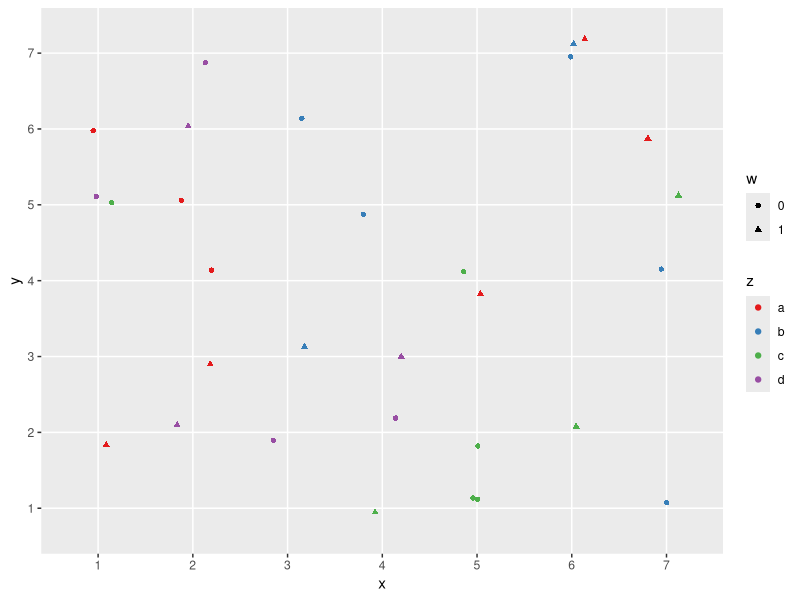
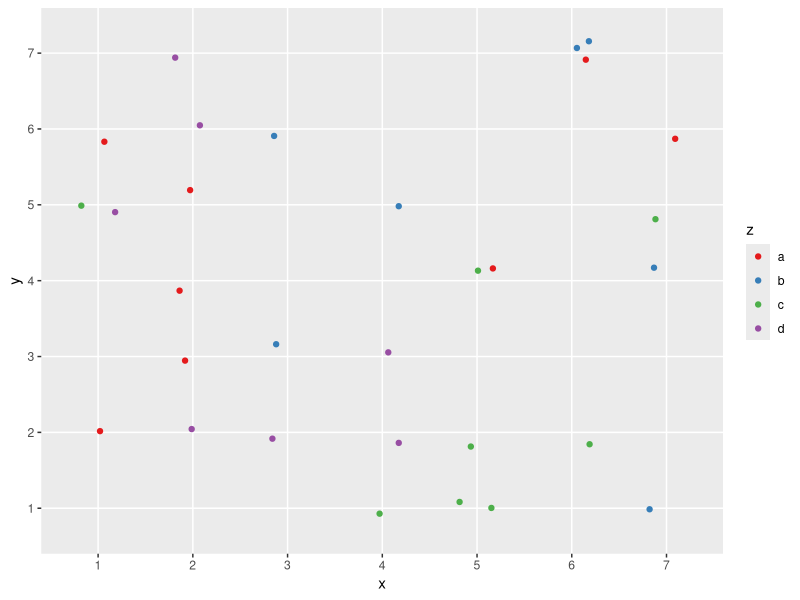
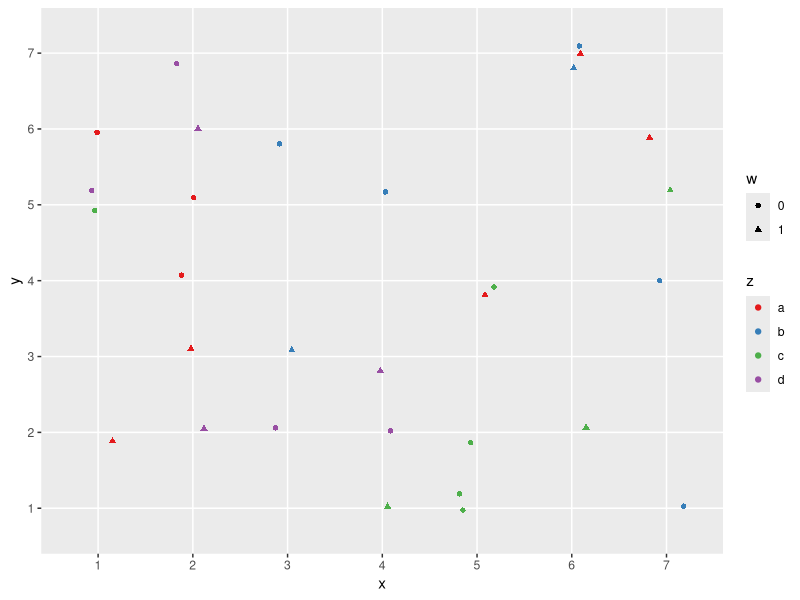

Write the R code that produced these figures, in order. (Note: this script raises an error after producing the figures.)
###### Aufgabe 3 ########
# Funktionen

#a)
## Eine Funktion, die verschiedene geeignete deskriptive Statistiken
## für metrische Variablen berechnet und ausgibt

deskr <- function(x, ...){
  cat(" Deskriptive Statistiken: \n",
  "------------------------\n",
  "Arithm. Mittel:", mean(x, ...), "\n",
  "Median:", median(x, ...), "\n",
  "Varianz:", var(x, ...), "\n",
  "Std.abw.:", sd(x, ...), "\n",
  "Range:", range(x, ...), "\n",
  "Quantile: \n")
  for(i in 1:5){
    p <- c("0%:  ", "25%: ", "50%: ", "75%: ", "100%:")
    cat("  ", p[i] , quantile(x, ...)[i], "\n")
  }
  cat(" ------------------------\n")
}

## Beispiele:
deskr(iris$Sepal.Length)
deskr(c(NA, 1:10), na.rm = TRUE)  ## mit NA und weitergereichtem na.rm

#b)

#c)

#d)

#e)


#f) Eine Funktion, die eine geeignete Visualisierung von drei oder vier kategorialen Variablen erstellt
library(ggplot2)
#Aufruf mit optionalem vierten Element
katVis <- function(x, y, z, w=NULL){
  # Variablen umsortieren, damit der Plot übersichtlich bleibt (Variable mit den wenigsten Leveln für color)
  if(which.min(c(nlevels(x), nlevels(y), nlevels(z)))!=3 & nlevels(x)<nlevels(y)){swap(x,z)}
  if(which.min(c(nlevels(x), nlevels(y), nlevels(z)))!=3 & nlevels(y)<nlevels(x)){swap(y,z)}
  # für drei Variablen
  if(is.null(w)){
    ggplot(data.frame(x,y,z)) + geom_jitter(aes(x,y,color=z), height=0.2, width=0.2) + scale_color_brewer(palette="Set1")
  }
  # für vier Variablen
  else{
    # umsortieren, Variable mit wenigsten Leveln für shape
    if(which.min(c(nlevels(x), nlevels(y), nlevels(z), nlevels(w)))!=4){swap(z,w)}
    ggplot(data.frame(x,y,z,w)) + geom_jitter(aes(x,y,color=z, shape=w), height=0.2, width=0.2) + scale_color_brewer(palette="Set1")
  }
}

# Hilfsfunktion swap
swap <- function(x,y) {
  eval( parse( text = paste(
    "swap_unique_var_a<-", substitute(x), ";",
    substitute(x), "<-", substitute(y), ";",
    substitute(y), "<-swap_unique_var_a") ), env=parent.frame() )
}

##Testdaten
x <- factor(sample(rep(letters[1:4], 10), 30))
y <- ordered(sample(rep(1:7, 10), 30))
z <- ordered(sample(rep(1:7, 10), 30))
w <- factor(sample(rep(0:1, 100), 30))

katVis(x,y,z,w)
katVis(x,y,z)
katVis(w,y,z,x)
katVis(w,z)
